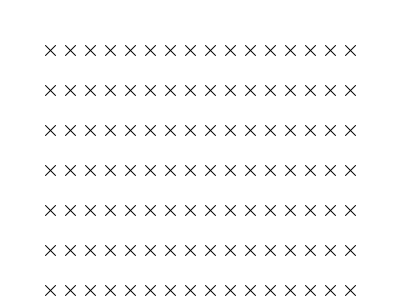
Frame 1 (no input)
Frame 60 (the mouse pressed at the canvas centre just before this capture): identical to frame 1, image omitted
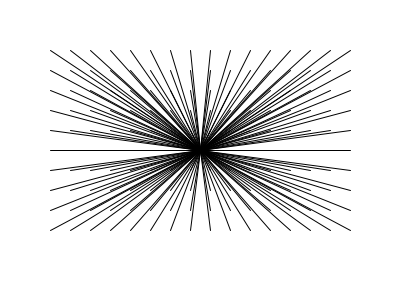
Frame 120 (the mouse held since frame 60 and released just before this capture)

The Processing sketch that drew these frames (run headless with seeded random() and noise(); from frame 60 on, the mouse is pressed at the canvas centre):

// Processing sketch: sketch_03_nested_Loops
// ── sketch_03_nested_Loops.pde

int option = 1; // this global. draw has access, as well as other functions

void setup() {

  size(400, 300);
  smooth(); // anti-aliasing
  noFill();
}

void draw() {
  background(255);

  //x starts at 50, as long as it's smaller than or equal to the width,
  // do what's inside the for-loop
  ///*
  if (option == 1) {
    for (int x = 50; x <= width-50; x +=20) {
      for (int y = 50; y <= width-50; y+=20) {
        line(x-5, y-5, x + 5, y + 5); 
        line(x+5, y-5, x-5, y+5);
        // incrementy
        y+= 20;
        // if(y > width -50) y = 0;
      }// y for-loop  ; once y > width-50 , then we will exit
      // and resume the next item in our x or-loop
    }
  }
  // */

  // /*
  if (option == 2) {
    for (int x = 50; x <= width-50; x+=20) {
      for ( int y = 50; y <height-50; y+=20) {
        line(x, y, width/2, height/2);
      }
    }
  }
  //*/
  if (option == 3) {
    int count = 120;
    for (int x = 50; x <width-50; x +=20) {
      for (int y = 50; y<height-50; y+=20) {
        float s = map(count, 120, 0, 0, TWO_PI*2);
        arc(x, y, 14, 14, s, s +PI);
        count--;
      }
    }
  }
}


void mousePressed() {
  option++;
  if (option > 3) {
    option = 1;
  }
}
